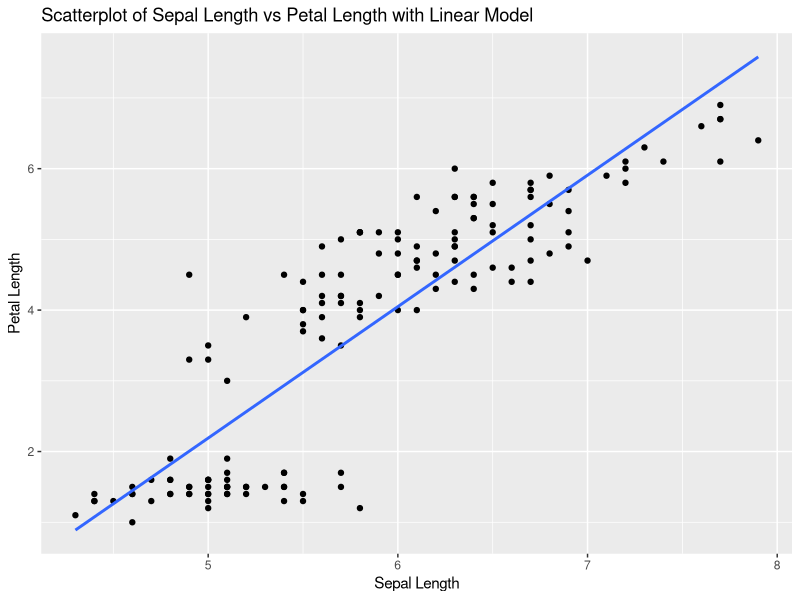
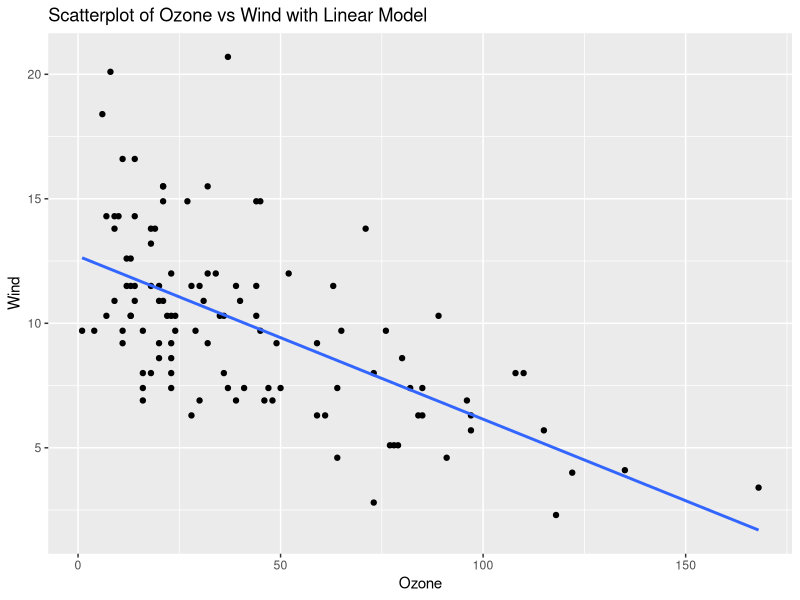
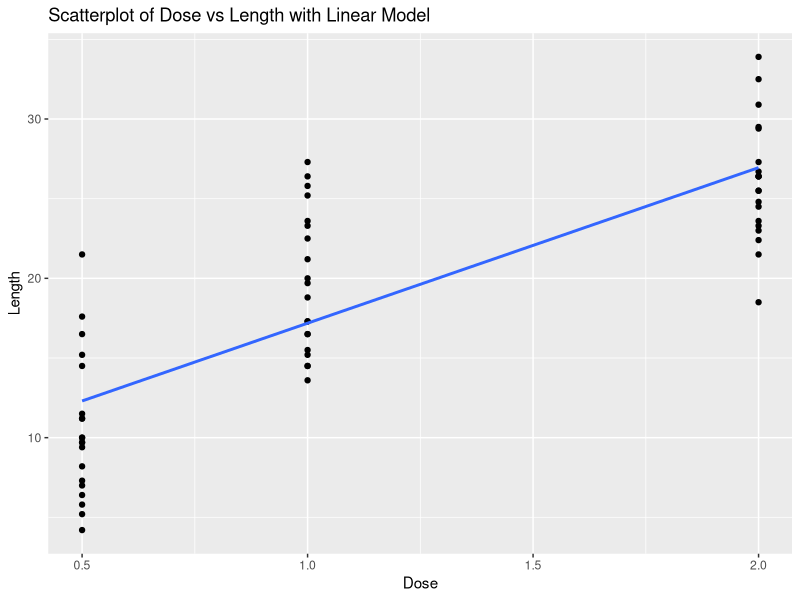
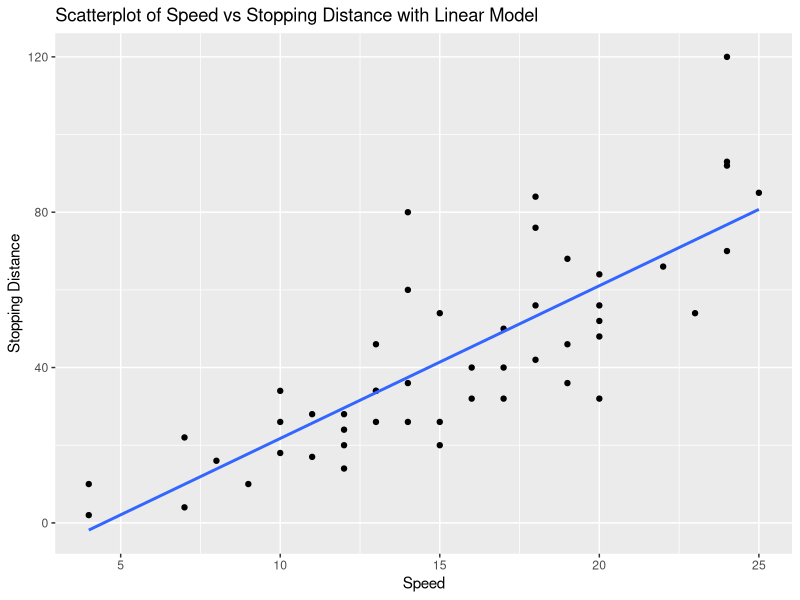
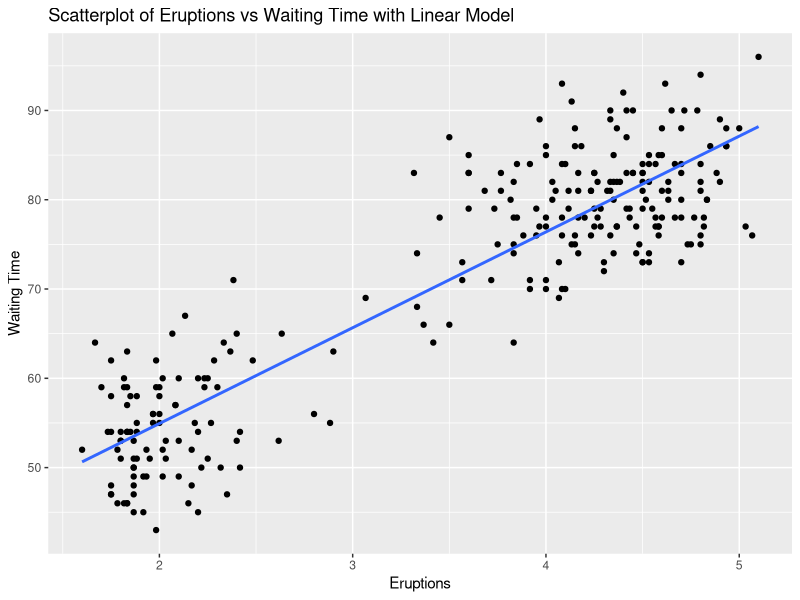
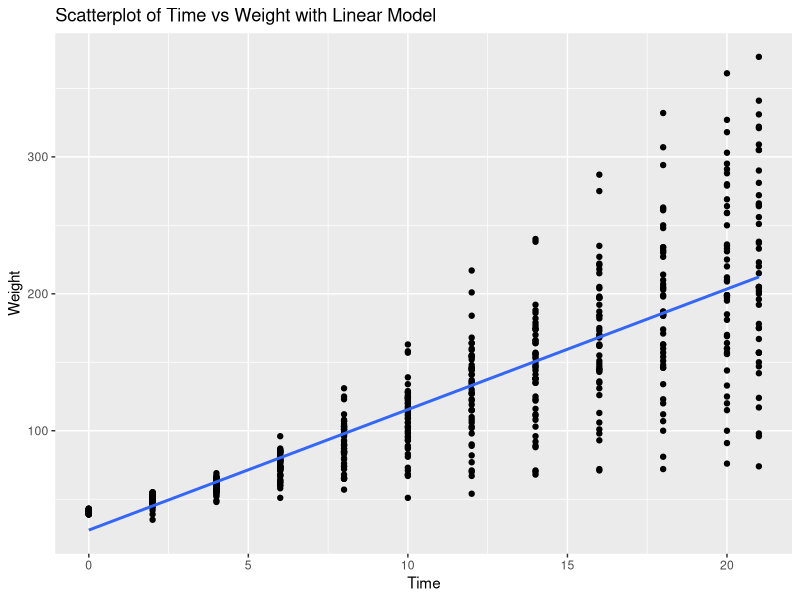
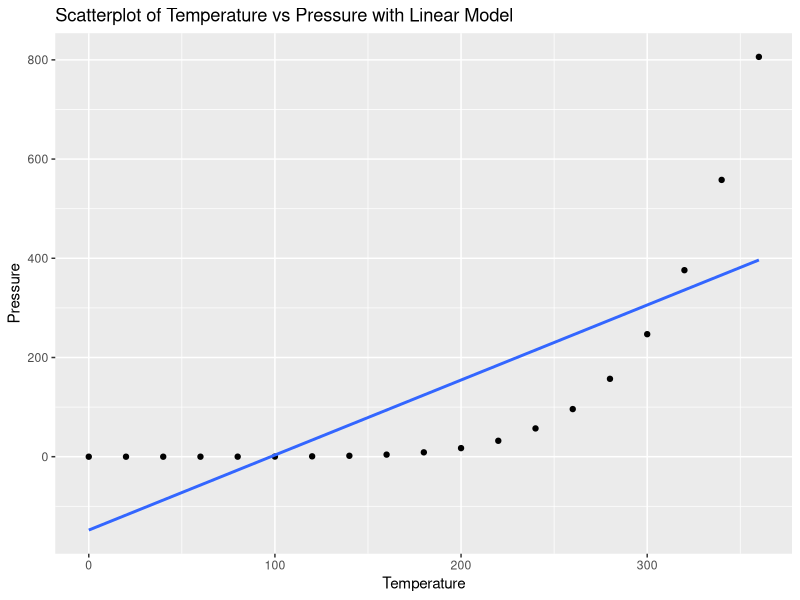
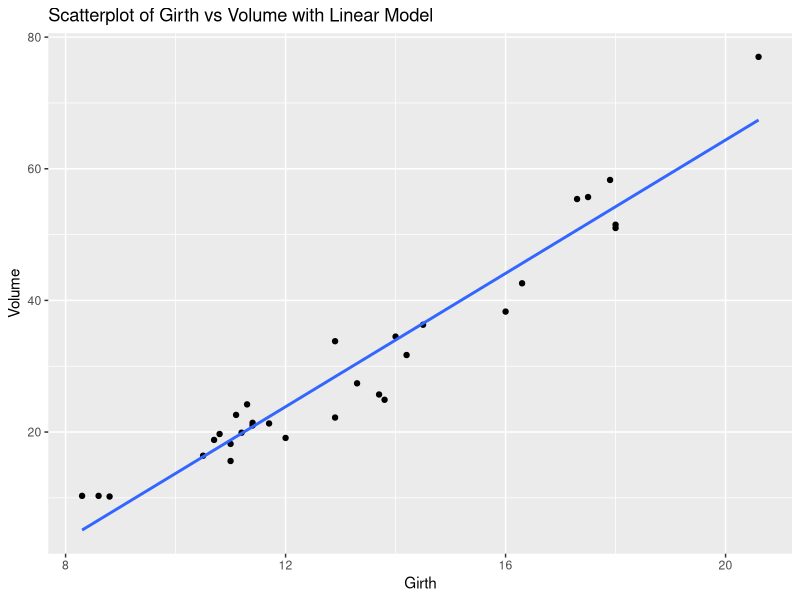

These figures' R source, in order:
## ---- chunk 1
knitr::opts_chunk$set(echo = TRUE)
## ---- chunk 2
# Load ggplot2 and iris dataset
library(ggplot2)
data(iris)

# Calculate correlation
cor_sepal_petal <- cor(iris$Sepal.Length, iris$Petal.Length)
cor_sepal_petal

# Create scatterplot with linear model
ggplot(iris, aes(x = Sepal.Length, y = Petal.Length)) +
  geom_point() +
  geom_smooth(method = "lm", se = FALSE) +
  labs(title = "Scatterplot of Sepal Length vs Petal Length with Linear Model", x = "Sepal Length", y = "Petal Length")

# Explanation:
# The correlation value indicates the strength and direction of the linear relationship between Sepal Length and Petal Length.
# The scatterplot visualizes this relationship, and the linear model (line) shows the best fit line.
## ---- chunk 3
# Load ggplot2 and airquality dataset
library(ggplot2)
data(airquality)

# Remove NA values
airquality_clean <- na.omit(airquality)

# Calculate correlation
cor_ozone_wind <- cor(airquality_clean$Ozone, airquality_clean$Wind)
cor_ozone_wind

# Create scatterplot with linear model
ggplot(airquality_clean, aes(x = Ozone, y = Wind)) +
  geom_point() +
  geom_smooth(method = "lm", se = FALSE) +
  labs(title = "Scatterplot of Ozone vs Wind with Linear Model", x = "Ozone", y = "Wind")

# Explanation:
# The correlation value indicates the strength and direction of the linear relationship between Ozone and Wind.
# The scatterplot visualizes this relationship, and the linear model (line) shows the best fit line.
## ---- chunk 4
# Load ggplot2 and ToothGrowth dataset
library(ggplot2)
data(ToothGrowth)

# Calculate correlation
cor_dose_len <- cor(ToothGrowth$dose, ToothGrowth$len)
cor_dose_len

# Create scatterplot with linear model
ggplot(ToothGrowth, aes(x = dose, y = len)) +
  geom_point() +
  geom_smooth(method = "lm", se = FALSE) +
  labs(title = "Scatterplot of Dose vs Length with Linear Model", x = "Dose", y = "Length")

# Explanation:
# The correlation value indicates the strength and direction of the linear relationship between Dose and Length.
# The scatterplot visualizes this relationship, and the linear model (line) shows the best fit line.
## ---- chunk 5
# Load ggplot2 and cars dataset
library(ggplot2)
data(cars)

# Calculate correlation
cor_speed_dist <- cor(cars$speed, cars$dist)
cor_speed_dist

# Create scatterplot with linear model
ggplot(cars, aes(x = speed, y = dist)) +
  geom_point() +
  geom_smooth(method = "lm", se = FALSE) +
  labs(title = "Scatterplot of Speed vs Stopping Distance with Linear Model", x = "Speed", y = "Stopping Distance")

# Explanation:
# The correlation value indicates the strength and direction of the linear relationship between Speed and Stopping Distance.
# The scatterplot visualizes this relationship, and the linear model (line) shows the best fit line.
## ---- chunk 6
# Load ggplot2 and faithful dataset
library(ggplot2)
data(faithful)

# Calculate correlation
cor_eruptions_waiting <- cor(faithful$eruptions, faithful$waiting)
cor_eruptions_waiting

# Create scatterplot with linear model
ggplot(faithful, aes(x = eruptions, y = waiting)) +
  geom_point() +
  geom_smooth(method = "lm", se = FALSE) +
  labs(title = "Scatterplot of Eruptions vs Waiting Time with Linear Model", x = "Eruptions", y = "Waiting Time")

# Explanation:
# The correlation value indicates the strength and direction of the linear relationship between Eruptions and Waiting Time.
# The scatterplot visualizes this relationship, and the linear model (line) shows the best fit line.
## ---- chunk 7
# Load ggplot2 and ChickWeight dataset
library(ggplot2)
data(ChickWeight)

# Calculate correlation
cor_time_weight <- cor(ChickWeight$Time, ChickWeight$weight)
cor_time_weight

# Create scatterplot with linear model
ggplot(ChickWeight, aes(x = Time, y = weight)) +
  geom_point() +
  geom_smooth(method = "lm", se = FALSE) +
  labs(title = "Scatterplot of Time vs Weight with Linear Model", x = "Time", y = "Weight")

# Explanation:
# The correlation value indicates the strength and direction of the linear relationship between Time and Weight.
# The scatterplot visualizes this relationship, and the linear model (line) shows the best fit line.
## ---- chunk 8
# Load ggplot2 and pressure dataset
library(ggplot2)
data(pressure)

# Calculate correlation
cor_temperature_pressure <- cor(pressure$temperature, pressure$pressure)
cor_temperature_pressure

# Create scatterplot with linear model
ggplot(pressure, aes(x = temperature, y = pressure)) +
  geom_point() +
  geom_smooth(method = "lm", se = FALSE) +
  labs(title = "Scatterplot of Temperature vs Pressure with Linear Model", x = "Temperature", y = "Pressure")

# Explanation:
# The correlation value indicates the strength and direction of the linear relationship between Temperature and Pressure.
# The scatterplot visualizes this relationship, and the linear model (line) shows the best fit line.
## ---- chunk 9
# Load ggplot2 and trees dataset
library(ggplot2)
data(trees)

# Calculate correlation
cor_girth_volume <- cor(trees$Girth, trees$Volume)
cor_girth_volume

# Create scatterplot with linear model
ggplot(trees, aes(x = Girth, y = Volume)) +
  geom_point() +
  geom_smooth(method = "lm", se = FALSE) +
  labs(title = "Scatterplot of Girth vs Volume with Linear Model", x = "Girth", y = "Volume")

# Explanation:
# The correlation value indicates the strength and direction of the linear relationship between Girth and Volume.
# The scatterplot visualizes this relationship, and the linear model (line) shows the best fit line.
## ---- chunk 10
# Load ggplot2 and USArrests dataset
library(ggplot2)
data(USArrests)

# Calculate correlation
cor_urbanpop_assault <- cor(USArrests$UrbanPop, USArrests$Assault)
cor_urbanpop_assault

# Create scatterplot with linear model
ggplot(USArrests, aes(x = UrbanPop, y = Assault)) +
  geom_point() +
  geom_smooth(method = "lm", se = FALSE) +
  labs(title = "Scatterplot of Urban Population vs Assaults with Linear Model", x = "Urban Population", y = "Assaults")

# Explanation:
# The correlation value indicates the strength and direction of the linear relationship between Urban Population and Assaults.
# The scatterplot visualizes this relationship, and the linear model (line) shows the best fit line.
## ---- chunk 11
# Load ggplot2 and swiss dataset
library(ggplot2)
data(swiss)

# Calculate correlation
cor_education_fertility <- cor(swiss$Education, swiss$Fertility)
cor_education_fertility

# Create scatterplot with linear model
ggplot(swiss, aes(x = Education, y = Fertility)) +
  geom_point() +
  geom_smooth(method = "lm", se = FALSE) +
  labs(title = "Scatterplot of Education vs Fertility with Linear Model", x = "Education", y = "Fertility")

# Explanation:
# The correlation value indicates the strength and direction of the linear relationship between Education and Fertility.
# The scatterplot visualizes this relationship, and the linear model (line) shows the best fit line.
